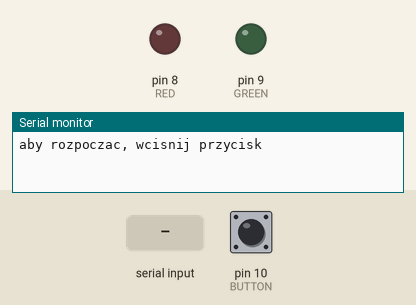
A sketch run on a simulated Arduino Uno, built with avr-gcc and run on an emulated ATmega328P. Parts: output pins drawn as LEDs (lit = HIGH), the last lines printed to the serial monitor. The test bench sets the inputs (shaded band); at power-on: pin 10 (BUTTON) HIGH. Random numbers use the default seed unless the sketch sets one.

Above: at 1.2 s.
1.3 s: pin 10 (BUTTON) pulled LOW for 0.15 s
At 1.7 s:
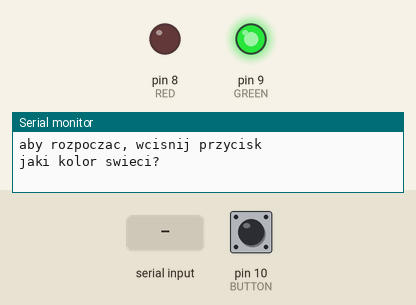
2.9 s: "zielony" received over Serial
Timing chart, 0 to 5.9 s (numbered marks = the images above; inputs shaded):
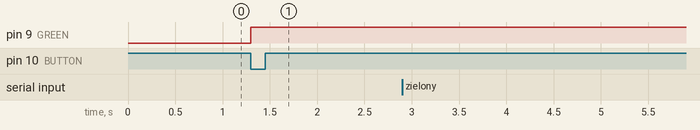

Measured:
- after the input at 1.3 s, pin 9 (GREEN): LOW → HIGH at once

The sketch:

guess_color.ino
```cpp
#define GREEN 9
#define RED 8
#define BUTTON 10
String output = "";
int color;
void setup(){
    Serial.begin(9600);

    pinMode(GREEN, OUTPUT);
    pinMode(RED, OUTPUT);
    pinMode(BUTTON, INPUT_PULLUP);

    digitalWrite(GREEN, LOW);
    digitalWrite(RED, LOW);

    Serial.println("aby rozpoczac, wcisnij przycisk");
}


void loop (){
    if (digitalRead(BUTTON) == LOW) { //Jeśli przycisk jest wciśnięty
        digitalWrite(GREEN, LOW);
        digitalWrite(RED, LOW);

        color = random(2) + 8;
        digitalWrite(color, HIGH);
        Serial.println("jaki kolor swieci?");

        while (Serial.available() <= 0)
        {}
            output = Serial.readString();
            Serial.println(output);
            if (color == 9 && output == "zielony"){
                Serial.println("Dobrze!");

            } else if (color == 8 && output == "czerwony"){
                Serial.println("Dobrze!");

            } else {
                Serial.println("Zle!");

            }

    }
}
```
